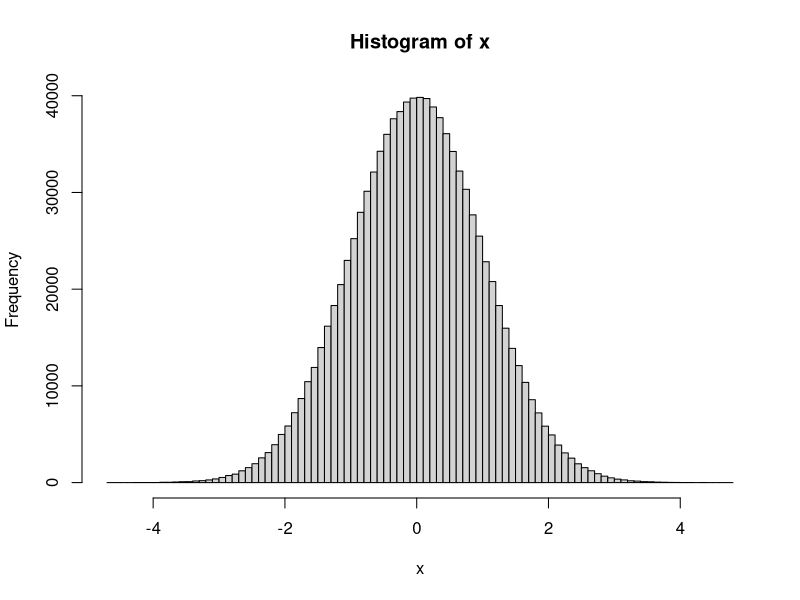

The R source for this figure:
## ---- chunk 1
# sample 1 million numbers from a normal distribution with 
# a mean of 0 and a standard deviation of 1
x <- rnorm(1000000, mean = 0, sd = 1)

hist(x, breaks = 100)
## ---- chunk 2
# proportion between -1 and 1
mean(x > -1 & x < 1)
## ---- chunk 3
# proportion between -2 and 2
mean(x > -2 & x < 2)
